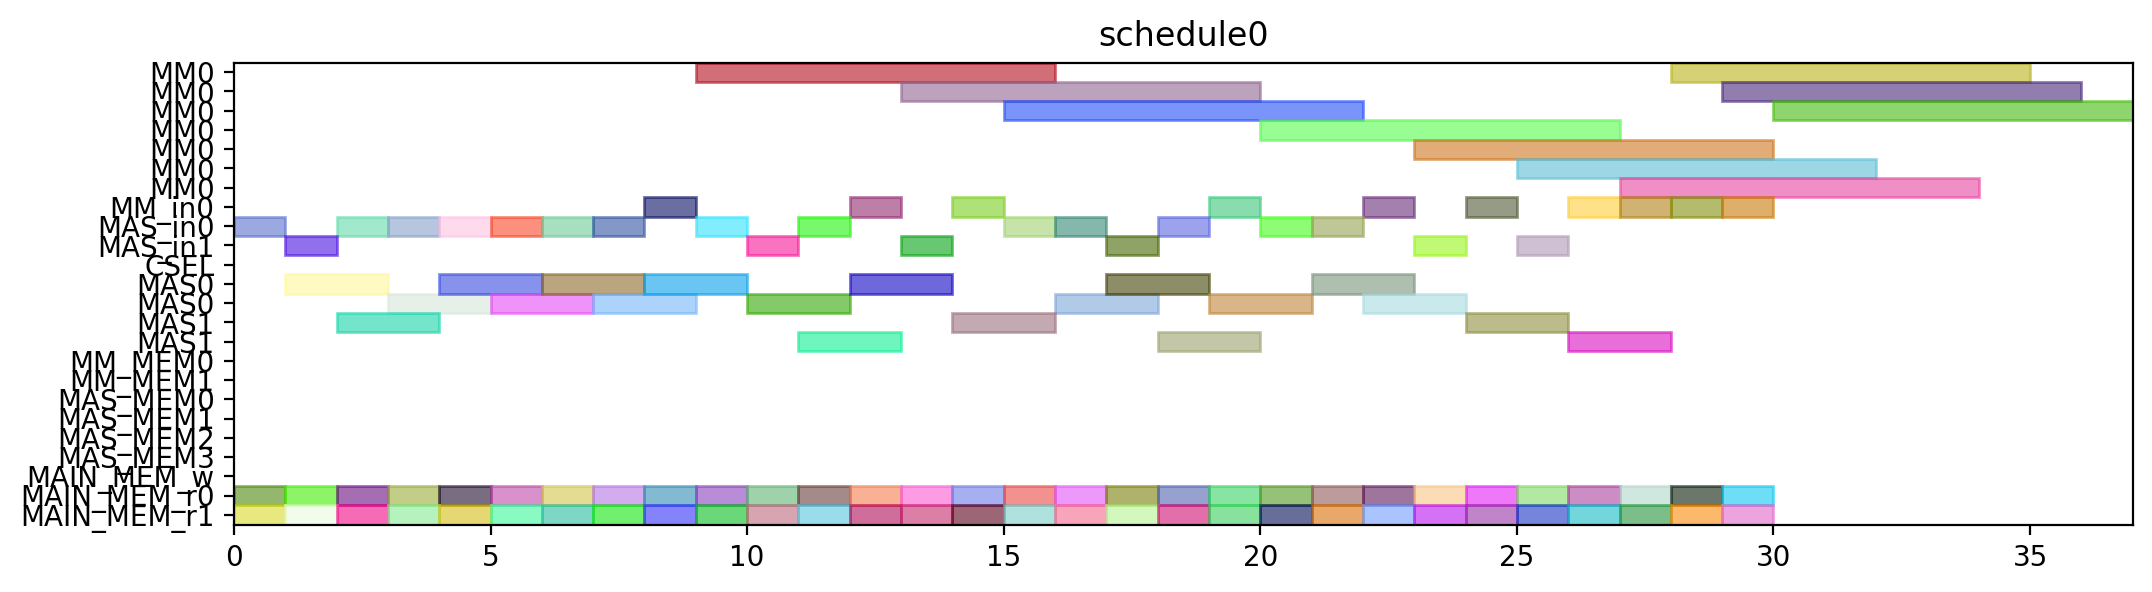

This figure's Python source:
from pyschedule import Scenario, solvers, plotters, alt


def solve():
	horizon = 131
	S = Scenario("schedule0", horizon=horizon)

	# resource
	MM = S.Resources('MM', num=1, size=7)
	MM_in = S.Resources('MM_in', num=1)
	MAS_in = S.Resources('MAS_in', num=2)
	CSEL = S.Resource('CSEL')
	MAS = S.Resources('MAS', num=2, size=2, periods=range(1, horizon))
	MM_MEM = S.Resources('MM_MEM', num=2)
	MAS_MEM = S.Resources('MAS_MEM', num=4)
	MAIN_MEM_w = S.Resource('MAIN_MEM_w', size=1)
	MAIN_MEM_r = S.Resources('MAIN_MEM_r', num=2)

	# result of previous scheduling

	# new tasks
	c_aa_a1_0 = S.Task('c_aa_a1_0', length=2, delay_cost=1)
	c_aa_a1_0 += alt(MAS)
	c_aa_a1_0_in = S.Task('c_aa_a1_0_in', length=1, delay_cost=1)
	c_aa_a1_0_in += alt(MAS_in)
	S += c_aa_a1_0_in*MAS_in[0]<=c_aa_a1_0*MAS[0]

	S += c_aa_a1_0_in*MAS_in[1]<=c_aa_a1_0*MAS[1]

	c_aa_a1_0_mem0 = S.Task('c_aa_a1_0_mem0', length=1, delay_cost=1)
	c_aa_a1_0_mem0 += MAIN_MEM_r[0]
	S += c_aa_a1_0_mem0 <= c_aa_a1_0

	c_aa_a1_0_mem1 = S.Task('c_aa_a1_0_mem1', length=1, delay_cost=1)
	c_aa_a1_0_mem1 += MAIN_MEM_r[1]
	S += c_aa_a1_0_mem1 <= c_aa_a1_0

	c_aa_a1_1 = S.Task('c_aa_a1_1', length=2, delay_cost=1)
	c_aa_a1_1 += alt(MAS)
	c_aa_a1_1_in = S.Task('c_aa_a1_1_in', length=1, delay_cost=1)
	c_aa_a1_1_in += alt(MAS_in)
	S += c_aa_a1_1_in*MAS_in[0]<=c_aa_a1_1*MAS[0]

	S += c_aa_a1_1_in*MAS_in[1]<=c_aa_a1_1*MAS[1]

	c_aa_a1_1_mem0 = S.Task('c_aa_a1_1_mem0', length=1, delay_cost=1)
	c_aa_a1_1_mem0 += MAIN_MEM_r[0]
	S += c_aa_a1_1_mem0 <= c_aa_a1_1

	c_aa_a1_1_mem1 = S.Task('c_aa_a1_1_mem1', length=1, delay_cost=1)
	c_aa_a1_1_mem1 += MAIN_MEM_r[1]
	S += c_aa_a1_1_mem1 <= c_aa_a1_1

	c_aa_t10 = S.Task('c_aa_t10', length=2, delay_cost=1)
	c_aa_t10 += alt(MAS)
	c_aa_t10_in = S.Task('c_aa_t10_in', length=1, delay_cost=1)
	c_aa_t10_in += alt(MAS_in)
	S += c_aa_t10_in*MAS_in[0]<=c_aa_t10*MAS[0]

	S += c_aa_t10_in*MAS_in[1]<=c_aa_t10*MAS[1]

	c_aa_t10_mem0 = S.Task('c_aa_t10_mem0', length=1, delay_cost=1)
	c_aa_t10_mem0 += MAIN_MEM_r[0]
	S += c_aa_t10_mem0 <= c_aa_t10

	c_aa_t10_mem1 = S.Task('c_aa_t10_mem1', length=1, delay_cost=1)
	c_aa_t10_mem1 += MAIN_MEM_r[1]
	S += c_aa_t10_mem1 <= c_aa_t10

	c_aa_t11 = S.Task('c_aa_t11', length=2, delay_cost=1)
	c_aa_t11 += alt(MAS)
	c_aa_t11_in = S.Task('c_aa_t11_in', length=1, delay_cost=1)
	c_aa_t11_in += alt(MAS_in)
	S += c_aa_t11_in*MAS_in[0]<=c_aa_t11*MAS[0]

	S += c_aa_t11_in*MAS_in[1]<=c_aa_t11*MAS[1]

	c_aa_t11_mem0 = S.Task('c_aa_t11_mem0', length=1, delay_cost=1)
	c_aa_t11_mem0 += MAIN_MEM_r[0]
	S += c_aa_t11_mem0 <= c_aa_t11

	c_aa_t11_mem1 = S.Task('c_aa_t11_mem1', length=1, delay_cost=1)
	c_aa_t11_mem1 += MAIN_MEM_r[1]
	S += c_aa_t11_mem1 <= c_aa_t11

	c_aa_t3_t0 = S.Task('c_aa_t3_t0', length=7, delay_cost=1)
	c_aa_t3_t0 += alt(MM)
	c_aa_t3_t0_in = S.Task('c_aa_t3_t0_in', length=1, delay_cost=1)
	c_aa_t3_t0_in += alt(MM_in)
	S += c_aa_t3_t0_in*MM_in[0]<=c_aa_t3_t0*MM[0]
	c_aa_t3_t0_mem0 = S.Task('c_aa_t3_t0_mem0', length=1, delay_cost=1)
	c_aa_t3_t0_mem0 += MAIN_MEM_r[0]
	S += c_aa_t3_t0_mem0 <= c_aa_t3_t0

	c_aa_t3_t0_mem1 = S.Task('c_aa_t3_t0_mem1', length=1, delay_cost=1)
	c_aa_t3_t0_mem1 += MAIN_MEM_r[1]
	S += c_aa_t3_t0_mem1 <= c_aa_t3_t0

	c_aa_t3_t1 = S.Task('c_aa_t3_t1', length=7, delay_cost=1)
	c_aa_t3_t1 += alt(MM)
	c_aa_t3_t1_in = S.Task('c_aa_t3_t1_in', length=1, delay_cost=1)
	c_aa_t3_t1_in += alt(MM_in)
	S += c_aa_t3_t1_in*MM_in[0]<=c_aa_t3_t1*MM[0]
	c_aa_t3_t1_mem0 = S.Task('c_aa_t3_t1_mem0', length=1, delay_cost=1)
	c_aa_t3_t1_mem0 += MAIN_MEM_r[0]
	S += c_aa_t3_t1_mem0 <= c_aa_t3_t1

	c_aa_t3_t1_mem1 = S.Task('c_aa_t3_t1_mem1', length=1, delay_cost=1)
	c_aa_t3_t1_mem1 += MAIN_MEM_r[1]
	S += c_aa_t3_t1_mem1 <= c_aa_t3_t1

	c_aa_t3_t2 = S.Task('c_aa_t3_t2', length=2, delay_cost=1)
	c_aa_t3_t2 += alt(MAS)
	c_aa_t3_t2_in = S.Task('c_aa_t3_t2_in', length=1, delay_cost=1)
	c_aa_t3_t2_in += alt(MAS_in)
	S += c_aa_t3_t2_in*MAS_in[0]<=c_aa_t3_t2*MAS[0]

	S += c_aa_t3_t2_in*MAS_in[1]<=c_aa_t3_t2*MAS[1]

	c_aa_t3_t2_mem0 = S.Task('c_aa_t3_t2_mem0', length=1, delay_cost=1)
	c_aa_t3_t2_mem0 += MAIN_MEM_r[0]
	S += c_aa_t3_t2_mem0 <= c_aa_t3_t2

	c_aa_t3_t2_mem1 = S.Task('c_aa_t3_t2_mem1', length=1, delay_cost=1)
	c_aa_t3_t2_mem1 += MAIN_MEM_r[1]
	S += c_aa_t3_t2_mem1 <= c_aa_t3_t2

	c_aa_t3_t3 = S.Task('c_aa_t3_t3', length=2, delay_cost=1)
	c_aa_t3_t3 += alt(MAS)
	c_aa_t3_t3_in = S.Task('c_aa_t3_t3_in', length=1, delay_cost=1)
	c_aa_t3_t3_in += alt(MAS_in)
	S += c_aa_t3_t3_in*MAS_in[0]<=c_aa_t3_t3*MAS[0]

	S += c_aa_t3_t3_in*MAS_in[1]<=c_aa_t3_t3*MAS[1]

	c_aa_t3_t3_mem0 = S.Task('c_aa_t3_t3_mem0', length=1, delay_cost=1)
	c_aa_t3_t3_mem0 += MAIN_MEM_r[0]
	S += c_aa_t3_t3_mem0 <= c_aa_t3_t3

	c_aa_t3_t3_mem1 = S.Task('c_aa_t3_t3_mem1', length=1, delay_cost=1)
	c_aa_t3_t3_mem1 += MAIN_MEM_r[1]
	S += c_aa_t3_t3_mem1 <= c_aa_t3_t3

	c_bb_a1_0 = S.Task('c_bb_a1_0', length=2, delay_cost=1)
	c_bb_a1_0 += alt(MAS)
	c_bb_a1_0_in = S.Task('c_bb_a1_0_in', length=1, delay_cost=1)
	c_bb_a1_0_in += alt(MAS_in)
	S += c_bb_a1_0_in*MAS_in[0]<=c_bb_a1_0*MAS[0]

	S += c_bb_a1_0_in*MAS_in[1]<=c_bb_a1_0*MAS[1]

	c_bb_a1_0_mem0 = S.Task('c_bb_a1_0_mem0', length=1, delay_cost=1)
	c_bb_a1_0_mem0 += MAIN_MEM_r[0]
	S += c_bb_a1_0_mem0 <= c_bb_a1_0

	c_bb_a1_0_mem1 = S.Task('c_bb_a1_0_mem1', length=1, delay_cost=1)
	c_bb_a1_0_mem1 += MAIN_MEM_r[1]
	S += c_bb_a1_0_mem1 <= c_bb_a1_0

	c_bb_a1_1 = S.Task('c_bb_a1_1', length=2, delay_cost=1)
	c_bb_a1_1 += alt(MAS)
	c_bb_a1_1_in = S.Task('c_bb_a1_1_in', length=1, delay_cost=1)
	c_bb_a1_1_in += alt(MAS_in)
	S += c_bb_a1_1_in*MAS_in[0]<=c_bb_a1_1*MAS[0]

	S += c_bb_a1_1_in*MAS_in[1]<=c_bb_a1_1*MAS[1]

	c_bb_a1_1_mem0 = S.Task('c_bb_a1_1_mem0', length=1, delay_cost=1)
	c_bb_a1_1_mem0 += MAIN_MEM_r[0]
	S += c_bb_a1_1_mem0 <= c_bb_a1_1

	c_bb_a1_1_mem1 = S.Task('c_bb_a1_1_mem1', length=1, delay_cost=1)
	c_bb_a1_1_mem1 += MAIN_MEM_r[1]
	S += c_bb_a1_1_mem1 <= c_bb_a1_1

	c_bb_t10 = S.Task('c_bb_t10', length=2, delay_cost=1)
	c_bb_t10 += alt(MAS)
	c_bb_t10_in = S.Task('c_bb_t10_in', length=1, delay_cost=1)
	c_bb_t10_in += alt(MAS_in)
	S += c_bb_t10_in*MAS_in[0]<=c_bb_t10*MAS[0]

	S += c_bb_t10_in*MAS_in[1]<=c_bb_t10*MAS[1]

	c_bb_t10_mem0 = S.Task('c_bb_t10_mem0', length=1, delay_cost=1)
	c_bb_t10_mem0 += MAIN_MEM_r[0]
	S += c_bb_t10_mem0 <= c_bb_t10

	c_bb_t10_mem1 = S.Task('c_bb_t10_mem1', length=1, delay_cost=1)
	c_bb_t10_mem1 += MAIN_MEM_r[1]
	S += c_bb_t10_mem1 <= c_bb_t10

	c_bb_t11 = S.Task('c_bb_t11', length=2, delay_cost=1)
	c_bb_t11 += alt(MAS)
	c_bb_t11_in = S.Task('c_bb_t11_in', length=1, delay_cost=1)
	c_bb_t11_in += alt(MAS_in)
	S += c_bb_t11_in*MAS_in[0]<=c_bb_t11*MAS[0]

	S += c_bb_t11_in*MAS_in[1]<=c_bb_t11*MAS[1]

	c_bb_t11_mem0 = S.Task('c_bb_t11_mem0', length=1, delay_cost=1)
	c_bb_t11_mem0 += MAIN_MEM_r[0]
	S += c_bb_t11_mem0 <= c_bb_t11

	c_bb_t11_mem1 = S.Task('c_bb_t11_mem1', length=1, delay_cost=1)
	c_bb_t11_mem1 += MAIN_MEM_r[1]
	S += c_bb_t11_mem1 <= c_bb_t11

	c_bb_t3_t0 = S.Task('c_bb_t3_t0', length=7, delay_cost=1)
	c_bb_t3_t0 += alt(MM)
	c_bb_t3_t0_in = S.Task('c_bb_t3_t0_in', length=1, delay_cost=1)
	c_bb_t3_t0_in += alt(MM_in)
	S += c_bb_t3_t0_in*MM_in[0]<=c_bb_t3_t0*MM[0]
	c_bb_t3_t0_mem0 = S.Task('c_bb_t3_t0_mem0', length=1, delay_cost=1)
	c_bb_t3_t0_mem0 += MAIN_MEM_r[0]
	S += c_bb_t3_t0_mem0 <= c_bb_t3_t0

	c_bb_t3_t0_mem1 = S.Task('c_bb_t3_t0_mem1', length=1, delay_cost=1)
	c_bb_t3_t0_mem1 += MAIN_MEM_r[1]
	S += c_bb_t3_t0_mem1 <= c_bb_t3_t0

	c_bb_t3_t1 = S.Task('c_bb_t3_t1', length=7, delay_cost=1)
	c_bb_t3_t1 += alt(MM)
	c_bb_t3_t1_in = S.Task('c_bb_t3_t1_in', length=1, delay_cost=1)
	c_bb_t3_t1_in += alt(MM_in)
	S += c_bb_t3_t1_in*MM_in[0]<=c_bb_t3_t1*MM[0]
	c_bb_t3_t1_mem0 = S.Task('c_bb_t3_t1_mem0', length=1, delay_cost=1)
	c_bb_t3_t1_mem0 += MAIN_MEM_r[0]
	S += c_bb_t3_t1_mem0 <= c_bb_t3_t1

	c_bb_t3_t1_mem1 = S.Task('c_bb_t3_t1_mem1', length=1, delay_cost=1)
	c_bb_t3_t1_mem1 += MAIN_MEM_r[1]
	S += c_bb_t3_t1_mem1 <= c_bb_t3_t1

	c_bb_t3_t2 = S.Task('c_bb_t3_t2', length=2, delay_cost=1)
	c_bb_t3_t2 += alt(MAS)
	c_bb_t3_t2_in = S.Task('c_bb_t3_t2_in', length=1, delay_cost=1)
	c_bb_t3_t2_in += alt(MAS_in)
	S += c_bb_t3_t2_in*MAS_in[0]<=c_bb_t3_t2*MAS[0]

	S += c_bb_t3_t2_in*MAS_in[1]<=c_bb_t3_t2*MAS[1]

	c_bb_t3_t2_mem0 = S.Task('c_bb_t3_t2_mem0', length=1, delay_cost=1)
	c_bb_t3_t2_mem0 += MAIN_MEM_r[0]
	S += c_bb_t3_t2_mem0 <= c_bb_t3_t2

	c_bb_t3_t2_mem1 = S.Task('c_bb_t3_t2_mem1', length=1, delay_cost=1)
	c_bb_t3_t2_mem1 += MAIN_MEM_r[1]
	S += c_bb_t3_t2_mem1 <= c_bb_t3_t2

	c_bb_t3_t3 = S.Task('c_bb_t3_t3', length=2, delay_cost=1)
	c_bb_t3_t3 += alt(MAS)
	c_bb_t3_t3_in = S.Task('c_bb_t3_t3_in', length=1, delay_cost=1)
	c_bb_t3_t3_in += alt(MAS_in)
	S += c_bb_t3_t3_in*MAS_in[0]<=c_bb_t3_t3*MAS[0]

	S += c_bb_t3_t3_in*MAS_in[1]<=c_bb_t3_t3*MAS[1]

	c_bb_t3_t3_mem0 = S.Task('c_bb_t3_t3_mem0', length=1, delay_cost=1)
	c_bb_t3_t3_mem0 += MAIN_MEM_r[0]
	S += c_bb_t3_t3_mem0 <= c_bb_t3_t3

	c_bb_t3_t3_mem1 = S.Task('c_bb_t3_t3_mem1', length=1, delay_cost=1)
	c_bb_t3_t3_mem1 += MAIN_MEM_r[1]
	S += c_bb_t3_t3_mem1 <= c_bb_t3_t3

	c_cc_a1_0 = S.Task('c_cc_a1_0', length=2, delay_cost=1)
	c_cc_a1_0 += alt(MAS)
	c_cc_a1_0_in = S.Task('c_cc_a1_0_in', length=1, delay_cost=1)
	c_cc_a1_0_in += alt(MAS_in)
	S += c_cc_a1_0_in*MAS_in[0]<=c_cc_a1_0*MAS[0]

	S += c_cc_a1_0_in*MAS_in[1]<=c_cc_a1_0*MAS[1]

	c_cc_a1_0_mem0 = S.Task('c_cc_a1_0_mem0', length=1, delay_cost=1)
	c_cc_a1_0_mem0 += MAIN_MEM_r[0]
	S += c_cc_a1_0_mem0 <= c_cc_a1_0

	c_cc_a1_0_mem1 = S.Task('c_cc_a1_0_mem1', length=1, delay_cost=1)
	c_cc_a1_0_mem1 += MAIN_MEM_r[1]
	S += c_cc_a1_0_mem1 <= c_cc_a1_0

	c_cc_a1_1 = S.Task('c_cc_a1_1', length=2, delay_cost=1)
	c_cc_a1_1 += alt(MAS)
	c_cc_a1_1_in = S.Task('c_cc_a1_1_in', length=1, delay_cost=1)
	c_cc_a1_1_in += alt(MAS_in)
	S += c_cc_a1_1_in*MAS_in[0]<=c_cc_a1_1*MAS[0]

	S += c_cc_a1_1_in*MAS_in[1]<=c_cc_a1_1*MAS[1]

	c_cc_a1_1_mem0 = S.Task('c_cc_a1_1_mem0', length=1, delay_cost=1)
	c_cc_a1_1_mem0 += MAIN_MEM_r[0]
	S += c_cc_a1_1_mem0 <= c_cc_a1_1

	c_cc_a1_1_mem1 = S.Task('c_cc_a1_1_mem1', length=1, delay_cost=1)
	c_cc_a1_1_mem1 += MAIN_MEM_r[1]
	S += c_cc_a1_1_mem1 <= c_cc_a1_1

	c_cc_t10 = S.Task('c_cc_t10', length=2, delay_cost=1)
	c_cc_t10 += alt(MAS)
	c_cc_t10_in = S.Task('c_cc_t10_in', length=1, delay_cost=1)
	c_cc_t10_in += alt(MAS_in)
	S += c_cc_t10_in*MAS_in[0]<=c_cc_t10*MAS[0]

	S += c_cc_t10_in*MAS_in[1]<=c_cc_t10*MAS[1]

	c_cc_t10_mem0 = S.Task('c_cc_t10_mem0', length=1, delay_cost=1)
	c_cc_t10_mem0 += MAIN_MEM_r[0]
	S += c_cc_t10_mem0 <= c_cc_t10

	c_cc_t10_mem1 = S.Task('c_cc_t10_mem1', length=1, delay_cost=1)
	c_cc_t10_mem1 += MAIN_MEM_r[1]
	S += c_cc_t10_mem1 <= c_cc_t10

	c_cc_t11 = S.Task('c_cc_t11', length=2, delay_cost=1)
	c_cc_t11 += alt(MAS)
	c_cc_t11_in = S.Task('c_cc_t11_in', length=1, delay_cost=1)
	c_cc_t11_in += alt(MAS_in)
	S += c_cc_t11_in*MAS_in[0]<=c_cc_t11*MAS[0]

	S += c_cc_t11_in*MAS_in[1]<=c_cc_t11*MAS[1]

	c_cc_t11_mem0 = S.Task('c_cc_t11_mem0', length=1, delay_cost=1)
	c_cc_t11_mem0 += MAIN_MEM_r[0]
	S += c_cc_t11_mem0 <= c_cc_t11

	c_cc_t11_mem1 = S.Task('c_cc_t11_mem1', length=1, delay_cost=1)
	c_cc_t11_mem1 += MAIN_MEM_r[1]
	S += c_cc_t11_mem1 <= c_cc_t11

	c_cc_t3_t0 = S.Task('c_cc_t3_t0', length=7, delay_cost=1)
	c_cc_t3_t0 += alt(MM)
	c_cc_t3_t0_in = S.Task('c_cc_t3_t0_in', length=1, delay_cost=1)
	c_cc_t3_t0_in += alt(MM_in)
	S += c_cc_t3_t0_in*MM_in[0]<=c_cc_t3_t0*MM[0]
	c_cc_t3_t0_mem0 = S.Task('c_cc_t3_t0_mem0', length=1, delay_cost=1)
	c_cc_t3_t0_mem0 += MAIN_MEM_r[0]
	S += c_cc_t3_t0_mem0 <= c_cc_t3_t0

	c_cc_t3_t0_mem1 = S.Task('c_cc_t3_t0_mem1', length=1, delay_cost=1)
	c_cc_t3_t0_mem1 += MAIN_MEM_r[1]
	S += c_cc_t3_t0_mem1 <= c_cc_t3_t0

	c_cc_t3_t1 = S.Task('c_cc_t3_t1', length=7, delay_cost=1)
	c_cc_t3_t1 += alt(MM)
	c_cc_t3_t1_in = S.Task('c_cc_t3_t1_in', length=1, delay_cost=1)
	c_cc_t3_t1_in += alt(MM_in)
	S += c_cc_t3_t1_in*MM_in[0]<=c_cc_t3_t1*MM[0]
	c_cc_t3_t1_mem0 = S.Task('c_cc_t3_t1_mem0', length=1, delay_cost=1)
	c_cc_t3_t1_mem0 += MAIN_MEM_r[0]
	S += c_cc_t3_t1_mem0 <= c_cc_t3_t1

	c_cc_t3_t1_mem1 = S.Task('c_cc_t3_t1_mem1', length=1, delay_cost=1)
	c_cc_t3_t1_mem1 += MAIN_MEM_r[1]
	S += c_cc_t3_t1_mem1 <= c_cc_t3_t1

	c_cc_t3_t2 = S.Task('c_cc_t3_t2', length=2, delay_cost=1)
	c_cc_t3_t2 += alt(MAS)
	c_cc_t3_t2_in = S.Task('c_cc_t3_t2_in', length=1, delay_cost=1)
	c_cc_t3_t2_in += alt(MAS_in)
	S += c_cc_t3_t2_in*MAS_in[0]<=c_cc_t3_t2*MAS[0]

	S += c_cc_t3_t2_in*MAS_in[1]<=c_cc_t3_t2*MAS[1]

	c_cc_t3_t2_mem0 = S.Task('c_cc_t3_t2_mem0', length=1, delay_cost=1)
	c_cc_t3_t2_mem0 += MAIN_MEM_r[0]
	S += c_cc_t3_t2_mem0 <= c_cc_t3_t2

	c_cc_t3_t2_mem1 = S.Task('c_cc_t3_t2_mem1', length=1, delay_cost=1)
	c_cc_t3_t2_mem1 += MAIN_MEM_r[1]
	S += c_cc_t3_t2_mem1 <= c_cc_t3_t2

	c_cc_t3_t3 = S.Task('c_cc_t3_t3', length=2, delay_cost=1)
	c_cc_t3_t3 += alt(MAS)
	c_cc_t3_t3_in = S.Task('c_cc_t3_t3_in', length=1, delay_cost=1)
	c_cc_t3_t3_in += alt(MAS_in)
	S += c_cc_t3_t3_in*MAS_in[0]<=c_cc_t3_t3*MAS[0]

	S += c_cc_t3_t3_in*MAS_in[1]<=c_cc_t3_t3*MAS[1]

	c_cc_t3_t3_mem0 = S.Task('c_cc_t3_t3_mem0', length=1, delay_cost=1)
	c_cc_t3_t3_mem0 += MAIN_MEM_r[0]
	S += c_cc_t3_t3_mem0 <= c_cc_t3_t3

	c_cc_t3_t3_mem1 = S.Task('c_cc_t3_t3_mem1', length=1, delay_cost=1)
	c_cc_t3_t3_mem1 += MAIN_MEM_r[1]
	S += c_cc_t3_t3_mem1 <= c_cc_t3_t3

	c_ab_t0_t0 = S.Task('c_ab_t0_t0', length=7, delay_cost=1)
	c_ab_t0_t0 += alt(MM)
	c_ab_t0_t0_in = S.Task('c_ab_t0_t0_in', length=1, delay_cost=1)
	c_ab_t0_t0_in += alt(MM_in)
	S += c_ab_t0_t0_in*MM_in[0]<=c_ab_t0_t0*MM[0]
	c_ab_t0_t0_mem0 = S.Task('c_ab_t0_t0_mem0', length=1, delay_cost=1)
	c_ab_t0_t0_mem0 += MAIN_MEM_r[0]
	S += c_ab_t0_t0_mem0 <= c_ab_t0_t0

	c_ab_t0_t0_mem1 = S.Task('c_ab_t0_t0_mem1', length=1, delay_cost=1)
	c_ab_t0_t0_mem1 += MAIN_MEM_r[1]
	S += c_ab_t0_t0_mem1 <= c_ab_t0_t0

	c_ab_t0_t1 = S.Task('c_ab_t0_t1', length=7, delay_cost=1)
	c_ab_t0_t1 += alt(MM)
	c_ab_t0_t1_in = S.Task('c_ab_t0_t1_in', length=1, delay_cost=1)
	c_ab_t0_t1_in += alt(MM_in)
	S += c_ab_t0_t1_in*MM_in[0]<=c_ab_t0_t1*MM[0]
	c_ab_t0_t1_mem0 = S.Task('c_ab_t0_t1_mem0', length=1, delay_cost=1)
	c_ab_t0_t1_mem0 += MAIN_MEM_r[0]
	S += c_ab_t0_t1_mem0 <= c_ab_t0_t1

	c_ab_t0_t1_mem1 = S.Task('c_ab_t0_t1_mem1', length=1, delay_cost=1)
	c_ab_t0_t1_mem1 += MAIN_MEM_r[1]
	S += c_ab_t0_t1_mem1 <= c_ab_t0_t1

	c_ab_t0_t2 = S.Task('c_ab_t0_t2', length=2, delay_cost=1)
	c_ab_t0_t2 += alt(MAS)
	c_ab_t0_t2_in = S.Task('c_ab_t0_t2_in', length=1, delay_cost=1)
	c_ab_t0_t2_in += alt(MAS_in)
	S += c_ab_t0_t2_in*MAS_in[0]<=c_ab_t0_t2*MAS[0]

	S += c_ab_t0_t2_in*MAS_in[1]<=c_ab_t0_t2*MAS[1]

	c_ab_t0_t2_mem0 = S.Task('c_ab_t0_t2_mem0', length=1, delay_cost=1)
	c_ab_t0_t2_mem0 += MAIN_MEM_r[0]
	S += c_ab_t0_t2_mem0 <= c_ab_t0_t2

	c_ab_t0_t2_mem1 = S.Task('c_ab_t0_t2_mem1', length=1, delay_cost=1)
	c_ab_t0_t2_mem1 += MAIN_MEM_r[1]
	S += c_ab_t0_t2_mem1 <= c_ab_t0_t2

	c_ab_t0_t3 = S.Task('c_ab_t0_t3', length=2, delay_cost=1)
	c_ab_t0_t3 += alt(MAS)
	c_ab_t0_t3_in = S.Task('c_ab_t0_t3_in', length=1, delay_cost=1)
	c_ab_t0_t3_in += alt(MAS_in)
	S += c_ab_t0_t3_in*MAS_in[0]<=c_ab_t0_t3*MAS[0]

	S += c_ab_t0_t3_in*MAS_in[1]<=c_ab_t0_t3*MAS[1]

	c_ab_t0_t3_mem0 = S.Task('c_ab_t0_t3_mem0', length=1, delay_cost=1)
	c_ab_t0_t3_mem0 += MAIN_MEM_r[0]
	S += c_ab_t0_t3_mem0 <= c_ab_t0_t3

	c_ab_t0_t3_mem1 = S.Task('c_ab_t0_t3_mem1', length=1, delay_cost=1)
	c_ab_t0_t3_mem1 += MAIN_MEM_r[1]
	S += c_ab_t0_t3_mem1 <= c_ab_t0_t3

	c_ab_t1_t0 = S.Task('c_ab_t1_t0', length=7, delay_cost=1)
	c_ab_t1_t0 += alt(MM)
	c_ab_t1_t0_in = S.Task('c_ab_t1_t0_in', length=1, delay_cost=1)
	c_ab_t1_t0_in += alt(MM_in)
	S += c_ab_t1_t0_in*MM_in[0]<=c_ab_t1_t0*MM[0]
	c_ab_t1_t0_mem0 = S.Task('c_ab_t1_t0_mem0', length=1, delay_cost=1)
	c_ab_t1_t0_mem0 += MAIN_MEM_r[0]
	S += c_ab_t1_t0_mem0 <= c_ab_t1_t0

	c_ab_t1_t0_mem1 = S.Task('c_ab_t1_t0_mem1', length=1, delay_cost=1)
	c_ab_t1_t0_mem1 += MAIN_MEM_r[1]
	S += c_ab_t1_t0_mem1 <= c_ab_t1_t0

	c_ab_t1_t1 = S.Task('c_ab_t1_t1', length=7, delay_cost=1)
	c_ab_t1_t1 += alt(MM)
	c_ab_t1_t1_in = S.Task('c_ab_t1_t1_in', length=1, delay_cost=1)
	c_ab_t1_t1_in += alt(MM_in)
	S += c_ab_t1_t1_in*MM_in[0]<=c_ab_t1_t1*MM[0]
	c_ab_t1_t1_mem0 = S.Task('c_ab_t1_t1_mem0', length=1, delay_cost=1)
	c_ab_t1_t1_mem0 += MAIN_MEM_r[0]
	S += c_ab_t1_t1_mem0 <= c_ab_t1_t1

	c_ab_t1_t1_mem1 = S.Task('c_ab_t1_t1_mem1', length=1, delay_cost=1)
	c_ab_t1_t1_mem1 += MAIN_MEM_r[1]
	S += c_ab_t1_t1_mem1 <= c_ab_t1_t1

	solvers.mip.solve(S,msg=1,kind='CPLEX',ratio_gap=1.01)

	solution = [['hoge']*len(S.solution()[1]) for i in range(len(S.solution()))]
	for i in range(len(S.solution())):
		for j in range(len(S.solution()[i])):
			solution[i][j]=str(S.solution()[i][j])
	print(solution)

	cycles = int(solution[-1][3])

	pic_file_name = "/mnt/rose/usr1/fukuda/ABE/multiRAM_multiMAS_16mux/scheduling_result/stage7MM1_stage2MAS2/FP12_INV_BEFORE_FPINV/schedule0.png"
	if(S.solution() != []):
		plotters.matplotlib.plot(S,img_filename=pic_file_name, show_task_labels=False, fig_size=(cycles*0.25+3, 3))

	return solution
